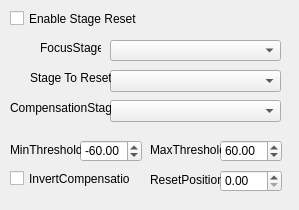
<?xml version="1.0" encoding="UTF-8"?>
<ui version="4.0">
 <class>Form</class>
 <widget class="QWidget" name="Form">
  <property name="geometry">
   <rect>
    <x>0</x>
    <y>0</y>
    <width>299</width>
    <height>210</height>
   </rect>
  </property>
  <property name="windowTitle">
   <string>Form</string>
  </property>
  <widget class="QComboBox" name="focusStage_comboBox">
   <property name="geometry">
    <rect>
     <x>110</x>
     <y>40</y>
     <width>171</width>
     <height>21</height>
    </rect>
   </property>
  </widget>
  <widget class="QLabel" name="label">
   <property name="geometry">
    <rect>
     <x>40</x>
     <y>40</y>
     <width>61</width>
     <height>16</height>
    </rect>
   </property>
   <property name="text">
    <string>FocusStage</string>
   </property>
  </widget>
  <widget class="QCheckBox" name="enableReset_checkBox">
   <property name="geometry">
    <rect>
     <x>10</x>
     <y>10</y>
     <width>141</width>
     <height>17</height>
    </rect>
   </property>
   <property name="text">
    <string>Enable Stage Reset</string>
   </property>
  </widget>
  <widget class="QComboBox" name="resetStage_comboBox">
   <property name="geometry">
    <rect>
     <x>110</x>
     <y>70</y>
     <width>171</width>
     <height>22</height>
    </rect>
   </property>
  </widget>
  <widget class="QLabel" name="label_2">
   <property name="geometry">
    <rect>
     <x>30</x>
     <y>70</y>
     <width>81</width>
     <height>16</height>
    </rect>
   </property>
   <property name="text">
    <string>Stage To Reset</string>
   </property>
  </widget>
  <widget class="QDoubleSpinBox" name="minThreshold_SpinBox">
   <property name="geometry">
    <rect>
     <x>80</x>
     <y>140</y>
     <width>62</width>
     <height>22</height>
    </rect>
   </property>
   <property name="minimum">
    <double>-999.000000000000000</double>
   </property>
   <property name="maximum">
    <double>999.000000000000000</double>
   </property>
   <property name="value">
    <double>-60.000000000000000</double>
   </property>
  </widget>
  <widget class="QDoubleSpinBox" name="maxThreshold_SpinBox">
   <property name="geometry">
    <rect>
     <x>220</x>
     <y>140</y>
     <width>62</width>
     <height>22</height>
    </rect>
   </property>
   <property name="minimum">
    <double>-999.000000000000000</double>
   </property>
   <property name="maximum">
    <double>999.990000000000009</double>
   </property>
   <property name="value">
    <double>60.000000000000000</double>
   </property>
  </widget>
  <widget class="QLabel" name="label_3">
   <property name="geometry">
    <rect>
     <x>10</x>
     <y>140</y>
     <width>71</width>
     <height>20</height>
    </rect>
   </property>
   <property name="text">
    <string>MinThreshold</string>
   </property>
  </widget>
  <widget class="QLabel" name="label_4">
   <property name="geometry">
    <rect>
     <x>150</x>
     <y>140</y>
     <width>71</width>
     <height>20</height>
    </rect>
   </property>
   <property name="text">
    <string>MaxThreshold</string>
   </property>
  </widget>
  <widget class="QComboBox" name="compensationStage_comboBox">
   <property name="geometry">
    <rect>
     <x>110</x>
     <y>100</y>
     <width>171</width>
     <height>22</height>
    </rect>
   </property>
  </widget>
  <widget class="QLabel" name="label_5">
   <property name="geometry">
    <rect>
     <x>10</x>
     <y>100</y>
     <width>101</width>
     <height>16</height>
    </rect>
   </property>
   <property name="text">
    <string>CompensationStage</string>
   </property>
  </widget>
  <widget class="QDoubleSpinBox" name="resetPosition_SpinBox">
   <property name="geometry">
    <rect>
     <x>220</x>
     <y>170</y>
     <width>62</width>
     <height>22</height>
    </rect>
   </property>
  </widget>
  <widget class="QLabel" name="label_6">
   <property name="geometry">
    <rect>
     <x>150</x>
     <y>170</y>
     <width>71</width>
     <height>20</height>
    </rect>
   </property>
   <property name="text">
    <string>ResetPosition</string>
   </property>
  </widget>
  <widget class="QCheckBox" name="invertCompensation_checkBox">
   <property name="geometry">
    <rect>
     <x>10</x>
     <y>170</y>
     <width>121</width>
     <height>17</height>
    </rect>
   </property>
   <property name="text">
    <string>InvertCompensation</string>
   </property>
  </widget>
 </widget>
 <resources/>
 <connections/>
</ui>
